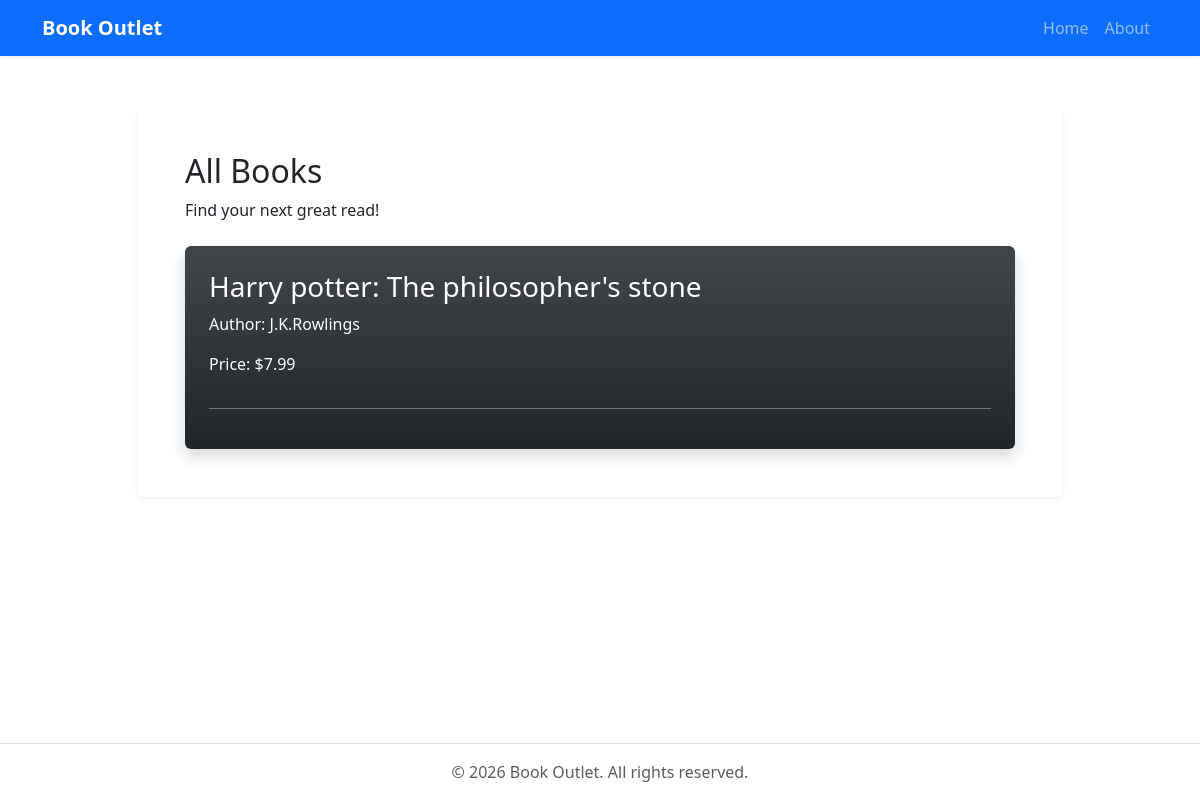
The app's page /, older data.
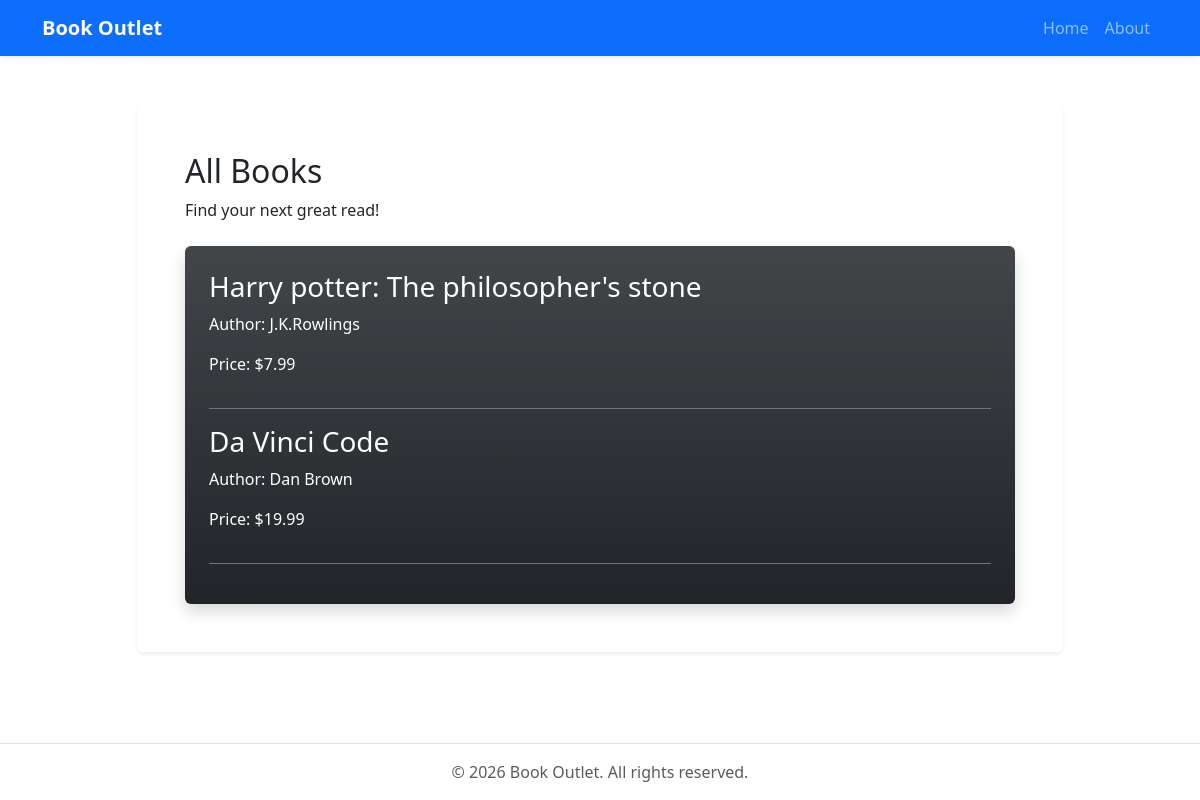
The same page, newer data.
### book_outlet/models.py (models this page shows, shortened)
class Book(models.Model):
    title = models.CharField(max_length=200)
    rating = models.DecimalField(max_digits=3, decimal_places=2)
    author = models.CharField(max_length=100)
    price = models.DecimalField(max_digits=6, decimal_places=2)
    stock = models.IntegerField()
    slug = models.SlugField(default="", null=False, unique=True)
    description = models.TextField(blank=True)

### book_outlet/views.py (the view)
# urls.py: path('', views.home, name='home'),
def home(request):
    books = Book.objects.all()
    return render(request, 'book_outlet/index.html', {'books': books})

### book_outlet/templates/book_outlet/index.html (shortened to what this page needs)
{% extends 'book_outlet/base.html' %}
{% block content %}
    <h2 class="mb-2">All Books</h2>
    <p class="mb-4">Find your next great read!</p>
    <div class="book-list bg-dark bg-gradient text-white rounded p-4 shadow">
        {% for book in books %}
            <a href="{% url 'book_detail' book.id %}" class="book-item d-block border-bottom border-secondary pb-3 mb-3 text-decoration-none text-white">
                <h3>{{ book.title }}</h3>
                <p>Author: {{ book.author }}</p>
                <p>Price: ${{ book.price }}</p>
            </a>
        {% endfor %}
    </div>
{% endblock %}

### book_outlet/templates/book_outlet/base.html (shortened to what this page needs)
<!DOCTYPE html>
<html lang="en">
<head>
    <link href="https://cdn.jsdelivr.net/npm/bootstrap@5.3.3/dist/css/bootstrap.min.css" rel="stylesheet"
>
</head>
<body class="d-flex flex-column min-vh-100">
    <header>
        <nav class="navbar navbar-expand-lg navbar-dark bg-primary shadow-sm">
            <div class="container">
                <a class="navbar-brand fw-semibold" href="{% url 'home' %}">Book Outlet</a>
                <div class="collapse navbar-collapse" id="mainNavbar">
                    <ul class="navbar-nav ms-auto mb-2 mb-lg-0">
                        <li class="nav-item">
                            <a class="nav-link" href="{% url 'home' %}">Home</a>
                        </li>
                        <li class="nav-item">
                            <a class="nav-link" href="{% url 'about' %}">About</a>
                        </li>
                    </ul>
                </div>
            </div>
        </nav>
    </header>
    <main class="container my-5 flex-grow-1">
        <div class="row justify-content-center">
            <div class="col-12 col-lg-10">
                <div class="card border-0 shadow-sm">
                    <div class="card-body p-4 p-md-5">
                        {% block content %}
                        {% endblock %}
                    </div>
                </div>
            </div>
        </div>
    </main>
    <footer class="mt-auto py-3 bg-white border-top">
        <div class="container text-center text-muted">
            <p class="mb-0">&copy; 2026 Book Outlet. All rights reserved.</p>
        </div>
    </footer>
</body>
</html>

Row changes from the older to the newer data that the page shows:
added Book: title "Da Vinci Code", author "Dan Brown", price "19.99"
